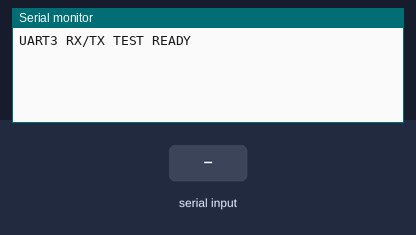
A sketch run on a simulated STM32 Blue Pill. Shown: the last lines printed to the serial monitor. The inputs (shaded band) are chosen by the test bench.

Above: at 1.2 s.
1.3 s: "1\n" received over the second serial link
At 1.8 s:
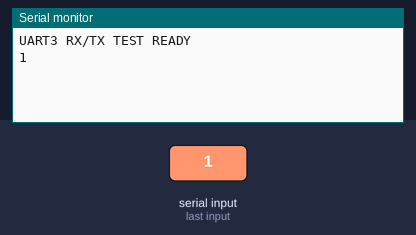
2.8 s: "0\n" received over the second serial link
At 4.0 s:
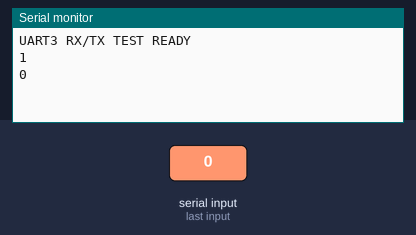
4.3 s: "2\n" received over the second serial link
At 5.3 s:
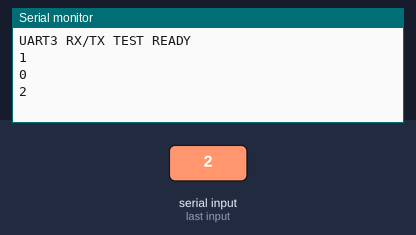

Measured:
- after the input at 1.3 s, the serial monitor: prints a new line at once (image 1)
- after the input at 2.8 s, the serial monitor: prints a new line at once (image 2)
- after the input at 4.3 s, the serial monitor: prints a new line at once (image 3)

The sketch:

Stm_serial3_tx_rx_data_test.ino
```cpp
#include <Arduino.h>

// UART3  ->  PB11 = RX , PB10 = TX
HardwareSerial Serial3(PB11, PB10);

String rxBuffer = "";

void setup()
{
  Serial.begin(115200);     // USB debug monitor
  Serial3.begin(9600);      // UART3 TTL

  Serial.println("UART3 RX/TX TEST READY");
}

void loop()
{
  // ---- Read from UART3 ----
  while (Serial3.available())
  {
    char c = Serial3.read();

    // echo to USB monitor
    Serial.write(c);

    // build line
    if (c == '\n')
    {
      Serial3.print("STM32 RECEIVED: ");
      Serial3.println(rxBuffer);   // send back response

      rxBuffer = "";
    }
    else
    {
      rxBuffer += c;
    }
  }
}


//continues give data code
//#include <Arduino.h>
//
//// -------- UART3 on PB10 / PB11 --------
//// TX = PB10
//// RX = PB11
//HardwareSerial Serial3(PB11, PB10);
//// NOTE: constructor = (RX, TX)
//
//void setup()
//{
//  // USB debug (optional)
//  Serial.begin(115200);
//
//  // Start UART3
//  Serial3.begin(9600);
//
//  Serial.println("UART3 TEST START");
//}
//
//void loop()
//{
//  // Send test string every 1 second
//  Serial3.println("STM32 UART3 WORKING OK");
//
//  Serial.println("Sent test packet on UART3");
//
//  delay(1000);
//}
```
